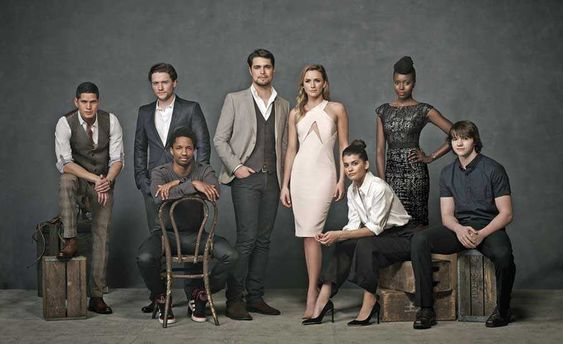
#> input picture pic1.jpg, 563 x 344 px, found by its file name
$ python face_detection.py
#> lines starting #> are read from the running program, lines starting #| are printed output that depends on the picture
import cv2


face_cascade = cv2.CascadeClassifier("haarcascade_frontalface_default.xml")

img = cv2.imread("C:\\Users\\Neeraj Bhadani\\PycharmProjects\\face_recognition\\pic1.jpg")
#> img is the input picture: shape (344, 563, 3); mean B, G, R 79.1, 83.3, 85

# reading the image as grayscale
gray_img = cv2.cvtColor(img, cv2.COLOR_BGR2GRAY)
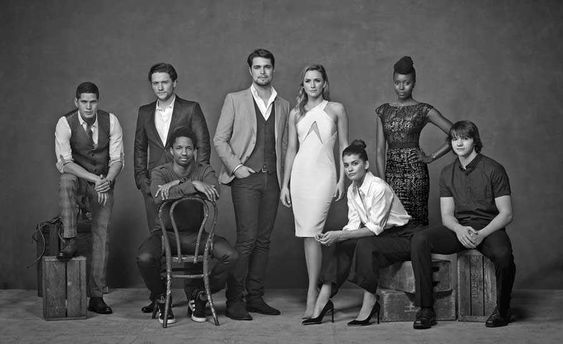
#> gray_img: shape (344, 563); min 0, max 255, mean 83.5

# search the coordinates of the image
faces = face_cascade.detectMultiScale(gray_img, scaleFactor=1.05, minNeighbors=5)
#> faces = [[248, 56, 28, 28], [299, 70, 27, 27], [147, 72, 27, 27], [389, 72, 27, 27], [75, 91, 28, 28], [447, 128, 27, 27], [170, 138, 28, 28], [336, 153, 29, 29]]

print(faces)
#| [[248  56  28  28]
#|  [299  70  27  27]
#|  [147  72  27  27]
#|  [389  72  27  27]
#|  [ 75  91  28  28]
#|  [447 128  27  27]
#|  [170 138  28  28]
#|  [336 153  29  29]]

for x, y, w, h in faces:
    img = cv2.rectangle(img, (x,y), (x+w,y+h), (0,255,0) , 1)
#> this loop made 8 passes
#> pass 2, `img = cv2.rectangle(img, (x,y), (x+w,y+h), (0,255,0) , 1)`:
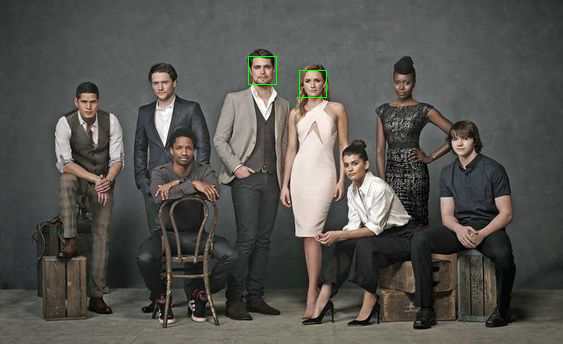
#> img: shape (344, 563, 3); mean B, G, R 79.1, 83.5, 84.9
#> after the loop:
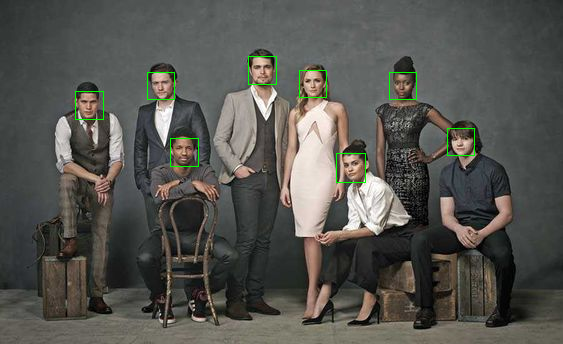
#> img: shape (344, 563, 3); mean B, G, R 78.8, 84.1, 84.6

cv2.imshow("RECOGNITION", img)
cv2.waitKey(0)
cv2.destroyAllWindows()
